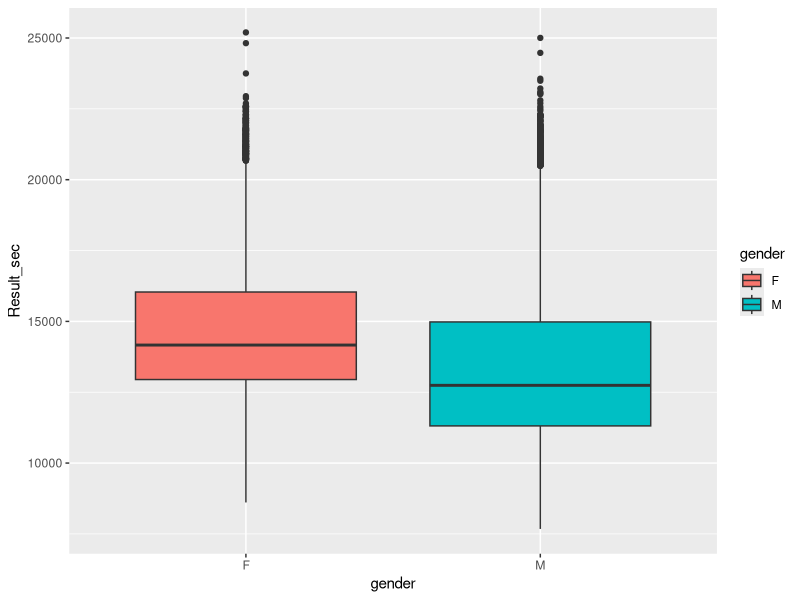

Source code (R):
## ---- chunk 1
knitr::opts_chunk$set(echo = TRUE)
library(tidyverse)
## ---- chunk 2
# boston <- read_csv("~/Downloads/Dataset-Boston-2019.csv")
# write_csv(x = boston, file = "data/Dataset-Boston-2019.csv")

boston <- read_csv("boston_marathon/data/Dataset-Boston-2019.csv")
## ---- chunk 3
boston<-boston%>%
  mutate(gender = factor(Gender))%>%
  select(-Gender)%>%
  na.omit()

head(boston)
## ---- chunk 4
ggplot(data = boston, 
        aes(x = gender, Result_sec, fill = gender))+
  geom_boxplot()
## ---- chunk 5
boston %>%
with(t.test(Result_sec ~ gender))

# yes, the difference in means is statistically significant 
